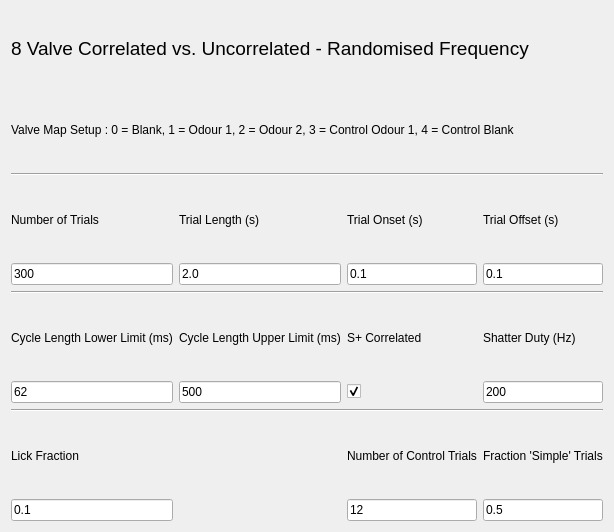
<?xml version="1.0" encoding="UTF-8"?>
<ui version="4.0">
 <class>Form</class>
 <widget class="QWidget" name="Form">
  <property name="geometry">
   <rect>
    <x>0</x>
    <y>0</y>
    <width>556</width>
    <height>532</height>
   </rect>
  </property>
  <property name="windowTitle">
   <string>Form</string>
  </property>
  <layout class="QGridLayout" name="gridLayout">
   <item row="4" column="1">
    <widget class="QLabel" name="label_5">
     <property name="text">
      <string>Trial Length (s)</string>
     </property>
    </widget>
   </item>
   <item row="6" column="0" colspan="4">
    <widget class="Line" name="line">
     <property name="orientation">
      <enum>Qt::Horizontal</enum>
     </property>
    </widget>
   </item>
   <item row="9" column="2">
    <widget class="QCheckBox" name="spCorrelatedCheck">
     <property name="text">
      <string/>
     </property>
     <property name="checked">
      <bool>true</bool>
     </property>
    </widget>
   </item>
   <item row="0" column="0" colspan="4">
    <widget class="QLabel" name="label_3">
     <property name="font">
      <font>
       <pointsize>14</pointsize>
      </font>
     </property>
     <property name="text">
      <string>8 Valve Correlated vs. Uncorrelated - Randomised Frequency</string>
     </property>
    </widget>
   </item>
   <item row="8" column="2">
    <widget class="QLabel" name="label_10">
     <property name="text">
      <string>S+ Correlated</string>
     </property>
    </widget>
   </item>
   <item row="4" column="2">
    <widget class="QLabel" name="label_2">
     <property name="text">
      <string>Trial Onset (s)</string>
     </property>
    </widget>
   </item>
   <item row="3" column="0" colspan="4">
    <widget class="Line" name="line_2">
     <property name="orientation">
      <enum>Qt::Horizontal</enum>
     </property>
    </widget>
   </item>
   <item row="4" column="0">
    <widget class="QLabel" name="label">
     <property name="text">
      <string>Number of Trials</string>
     </property>
    </widget>
   </item>
   <item row="5" column="1">
    <widget class="QLineEdit" name="trialLengthEdit">
     <property name="text">
      <string>2.0</string>
     </property>
    </widget>
   </item>
   <item row="5" column="0">
    <widget class="QLineEdit" name="nTrialsEdit">
     <property name="text">
      <string>300</string>
     </property>
    </widget>
   </item>
   <item row="4" column="3">
    <widget class="QLabel" name="label_4">
     <property name="text">
      <string>Trial Offset (s)</string>
     </property>
    </widget>
   </item>
   <item row="2" column="0" colspan="4">
    <widget class="QLabel" name="label_13">
     <property name="text">
      <string>Valve Map Setup : 0 = Blank, 1 = Odour 1, 2 = Odour 2, 3 = Control Odour 1, 4 = Control Blank </string>
     </property>
    </widget>
   </item>
   <item row="5" column="2">
    <widget class="QLineEdit" name="onsetEdit">
     <property name="text">
      <string>0.1</string>
     </property>
    </widget>
   </item>
   <item row="5" column="3">
    <widget class="QLineEdit" name="offsetEdit">
     <property name="text">
      <string>0.1</string>
     </property>
    </widget>
   </item>
   <item row="10" column="0" colspan="4">
    <widget class="Line" name="line_3">
     <property name="orientation">
      <enum>Qt::Horizontal</enum>
     </property>
    </widget>
   </item>
   <item row="12" column="3">
    <widget class="QLineEdit" name="fractionSimpleTrialsEdit">
     <property name="text">
      <string>0.5</string>
     </property>
    </widget>
   </item>
   <item row="11" column="3">
    <widget class="QLabel" name="label_7">
     <property name="text">
      <string>Fraction 'Simple' Trials</string>
     </property>
    </widget>
   </item>
   <item row="11" column="2">
    <widget class="QLabel" name="label_11">
     <property name="text">
      <string>Number of Control Trials</string>
     </property>
    </widget>
   </item>
   <item row="12" column="2">
    <widget class="QLineEdit" name="nControlTrialsEdit">
     <property name="text">
      <string>12</string>
     </property>
    </widget>
   </item>
   <item row="8" column="3">
    <widget class="QLabel" name="label_8">
     <property name="text">
      <string>Shatter Duty (Hz)</string>
     </property>
    </widget>
   </item>
   <item row="9" column="3">
    <widget class="QLineEdit" name="shatterHzEdit">
     <property name="text">
      <string>200</string>
     </property>
    </widget>
   </item>
   <item row="11" column="0">
    <widget class="QLabel" name="label_6">
     <property name="text">
      <string>Lick Fraction</string>
     </property>
    </widget>
   </item>
   <item row="12" column="0">
    <widget class="QLineEdit" name="lickFractionEdit">
     <property name="text">
      <string>0.1</string>
     </property>
    </widget>
   </item>
   <item row="8" column="1">
    <widget class="QLabel" name="label_9">
     <property name="text">
      <string>Cycle Length Upper Limit (ms)</string>
     </property>
    </widget>
   </item>
   <item row="9" column="1">
    <widget class="QLineEdit" name="cycleLengthUpperEdit">
     <property name="text">
      <string>500</string>
     </property>
    </widget>
   </item>
   <item row="8" column="0">
    <widget class="QLabel" name="label_12">
     <property name="text">
      <string>Cycle Length Lower Limit (ms)</string>
     </property>
    </widget>
   </item>
   <item row="9" column="0">
    <widget class="QLineEdit" name="cycleLengthLowerEdit">
     <property name="text">
      <string>62</string>
     </property>
    </widget>
   </item>
  </layout>
 </widget>
 <resources/>
 <connections/>
</ui>
